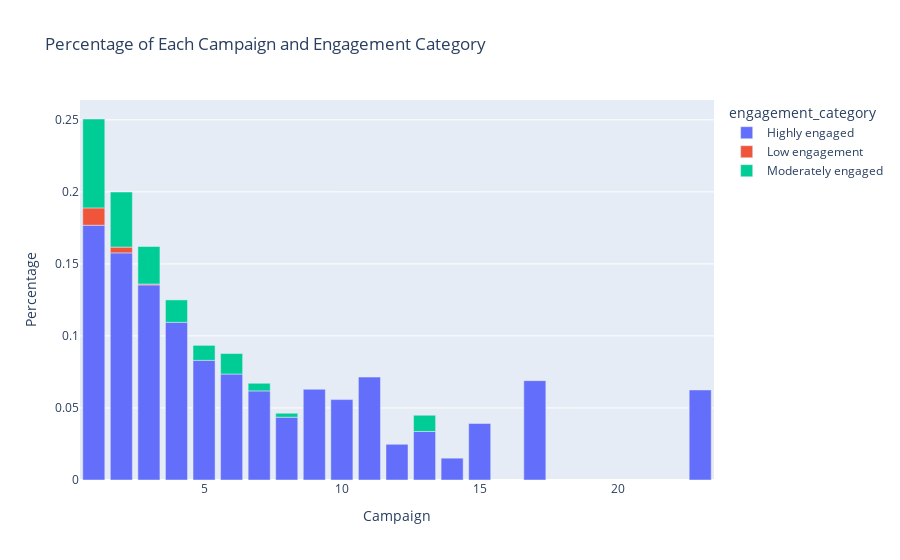

The notebook cell saved with this chart:
### Code cell
# Structure of campaign_final_merge for demonstration

data = {
    'campaign': [1, 1, 1, 2, 2, 2, 3, 3, 3, 4, 4, 5, 5, 6, 6, 7, 7, 8, 8, 9, 10, 11, 12, 13, 13, 14, 15, 17, 23],
    'engagement_category': ['Highly engaged', 'Low engagement', 'Moderately engaged', 'Highly engaged', 'Low engagement', 
                            'Moderately engaged', 'Highly engaged', 'Low engagement', 'Moderately engaged', 'Highly engaged', 
                            'Moderately engaged', 'Highly engaged', 'Moderately engaged', 'Highly engaged', 
                            'Moderately engaged', 'Highly engaged', 'Moderately engaged', 'Highly engaged', 
                            'Moderately engaged', 'Highly engaged', 'Highly engaged', 'Highly engaged', 'Highly engaged', 
                            'Highly engaged', 'Moderately engaged', 'Highly engaged', 'Highly engaged', 'Highly engaged', 'Highly engaged'],
    'customer_cnt': [1161, 79, 405, 784, 20, 190, 427, 2, 82, 211, 30, 104, 13, 62, 12, 35, 3, 16, 1, 17, 12, 12, 3, 3, 1, 1, 2, 4, 1],
    'responded_customers': [1645, 1645, 1645, 994, 994, 994, 511, 511, 511, 241, 241, 117, 117, 74, 74, 38, 38, 17, 17, 17, 12, 12, 3, 4, 4, 1, 2, 4, 1],
    'total_unique_customer': [6565, 6565, 6565, 4973, 4973, 4973, 3153, 3153, 3153, 1928, 1928, 1252, 1252, 843, 843, 566, 566, 367, 367, 270, 215, 168, 121, 89, 89, 66, 51, 58, 16],
    'campaign_cvr_rate': [0.250571, 0.250571, 0.250571, 0.199879, 0.199879, 0.199879, 0.162068, 0.162068, 0.162068, 0.125000, 0.125000, 
                          0.093450, 0.093450, 0.087782, 0.087782, 0.067138, 0.067138, 0.046322, 0.046322, 0.062963, 0.055814, 0.071429, 
                          0.024793, 0.044944, 0.044944, 0.015152, 0.039216, 0.068966, 0.062500],
    'percentage': [0.176847, 0.012034, 0.061691, 0.157651, 0.004022, 0.038206, 0.135427, 0.000634, 0.026007, 0.109440, 0.015560, 
                   0.083067, 0.010383, 0.073547, 0.014235, 0.061837, 0.005300, 0.043597, 0.002725, 0.062963, 0.055814, 0.071429, 
                   0.024793, 0.033708, 0.011236, 0.015152, 0.039216, 0.068966, 0.062500]
}

campaign_visualization = pd.DataFrame(data)

# Plot using Plotly
fig = px.bar(campaign_visualization, 
             x='campaign', 
             y='percentage', 
             color='engagement_category', 
             labels={'percentage': 'Percentage', 'campaign': 'Campaign'},
             title='Percentage of Each Campaign and Engagement Category')

fig.show()

### Figure 1 — Plotly figure (JSON) as saved in the notebook; plotly's stock layout.template omitted (floating-point values rounded to 4 significant figures)
{"data": [{"alignmentgroup": "True", "hovertemplate": "engagement_category=Highly engaged<br>Campaign=%{x}<br>Percentage=%{y}<extra></extra>", "legendgroup": "Highly engaged", "marker": {"color": "#636efa", "pattern": {"shape": ""}}, "name": "Highly engaged", "offsetgroup": "Highly engaged", "orientation": "v", "showlegend": true, "textposition": "auto", "type": "bar", "x": [1, 2, 3, 4, 5, 6, 7, 8, 9, 10, 11, 12, 13, 14, 15, 17, 23], "xaxis": "x", "y": [0.1768, 0.1577, 0.1354, 0.1094, 0.08307, 0.07355, 0.06184, 0.0436, 0.06296, 0.05581, 0.07143, 0.02479, 0.03371, 0.01515, 0.03922, 0.06897, 0.0625], "yaxis": "y"}, {"alignmentgroup": "True", "hovertemplate": "engagement_category=Low engagement<br>Campaign=%{x}<br>Percentage=%{y}<extra></extra>", "legendgroup": "Low engagement", "marker": {"color": "#EF553B", "pattern": {"shape": ""}}, "name": "Low engagement", "offsetgroup": "Low engagement", "orientation": "v", "showlegend": true, "textposition": "auto", "type": "bar", "x": [1, 2, 3], "xaxis": "x", "y": [0.01203, 0.004022, 0.000634], "yaxis": "y"}, {"alignmentgroup": "True", "hovertemplate": "engagement_category=Moderately engaged<br>Campaign=%{x}<br>Percentage=%{y}<extra></extra>", "legendgroup": "Moderately engaged", "marker": {"color": "#00cc96", "pattern": {"shape": ""}}, "name": "Moderately engaged", "offsetgroup": "Moderately engaged", "orientation": "v", "showlegend": true, "textposition": "auto", "type": "bar", "x": [1, 2, 3, 4, 5, 6, 7, 8, 13], "xaxis": "x", "y": [0.06169, 0.03821, 0.02601, 0.01556, 0.01038, 0.01423, 0.0053, 0.002725, 0.01124], "yaxis": "y"}], "layout": {"barmode": "relative", "legend": {"title": {"text": "engagement_category"}, "tracegroupgap": 0}, "title": {"text": "Percentage of Each Campaign and Engagement Category"}, "xaxis": {"anchor": "y", "domain": [0, 1], "title": {"text": "Campaign"}}, "yaxis": {"anchor": "x", "domain": [0, 1], "title": {"text": "Percentage"}}}}
